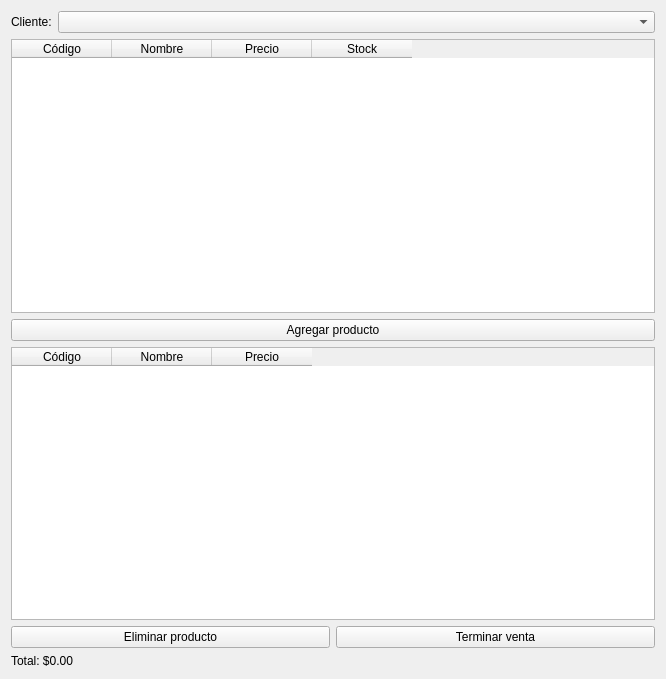
<?xml version="1.0" encoding="UTF-8"?>
<ui version="4.0">
 <class>VentasWindow</class>
 <widget class="QWidget" name="VentasWindow">
  <property name="geometry">
   <rect>
    <x>0</x>
    <y>0</y>
    <width>666</width>
    <height>679</height>
   </rect>
  </property>
  <property name="windowTitle">
   <string>Ventas</string>
  </property>
  <property name="windowIcon">
   <iconset resource="">
    <normaloff>codigo/vista/logo sin nombre.png</normaloff>
   </iconset>
  </property>
  <layout class="QVBoxLayout" name="verticalLayout">
   <item>
    <layout class="QFormLayout" name="formLayout">
     <item row="0" column="0">
      <widget class="QLabel" name="lblCliente">
       <property name="text">
        <string>Cliente:</string>
       </property>
      </widget>
     </item>
     <item row="0" column="1">
      <widget class="QComboBox" name="comboCliente"/>
     </item>
    </layout>
   </item>
   <item>
    <widget class="QTableWidget" name="tablaProductos">
     <property name="rowCount">
      <number>0</number>
     </property>
     <property name="columnCount">
      <number>4</number>
     </property>
     <column>
      <property name="text">
       <string>Código</string>
      </property>
     </column>
     <column>
      <property name="text">
       <string>Nombre</string>
      </property>
     </column>
     <column>
      <property name="text">
       <string>Precio</string>
      </property>
     </column>
     <column>
      <property name="text">
       <string>Stock</string>
      </property>
     </column>
    </widget>
   </item>
   <item>
    <widget class="QPushButton" name="btnAgregarProducto">
     <property name="text">
      <string>Agregar producto</string>
     </property>
    </widget>
   </item>
   <item>
    <widget class="QTableWidget" name="tablaVenta">
     <property name="rowCount">
      <number>0</number>
     </property>
     <property name="columnCount">
      <number>3</number>
     </property>
     <column>
      <property name="text">
       <string>Código</string>
      </property>
     </column>
     <column>
      <property name="text">
       <string>Nombre</string>
      </property>
     </column>
     <column>
      <property name="text">
       <string>Precio</string>
      </property>
     </column>
    </widget>
   </item>
   <item>
    <layout class="QHBoxLayout" name="ventaButtonsLayout">
     <item>
      <widget class="QPushButton" name="btnEliminarProducto">
       <property name="text">
        <string>Eliminar producto</string>
       </property>
      </widget>
     </item>
     <item>
      <widget class="QPushButton" name="btnTerminarVenta">
       <property name="text">
        <string>Terminar venta</string>
       </property>
      </widget>
     </item>
    </layout>
   </item>
   <item>
    <widget class="QLabel" name="lblTotalVenta">
     <property name="text">
      <string>Total: $0.00</string>
     </property>
    </widget>
   </item>
  </layout>
 </widget>
 <resources/>
 <connections/>
</ui>
